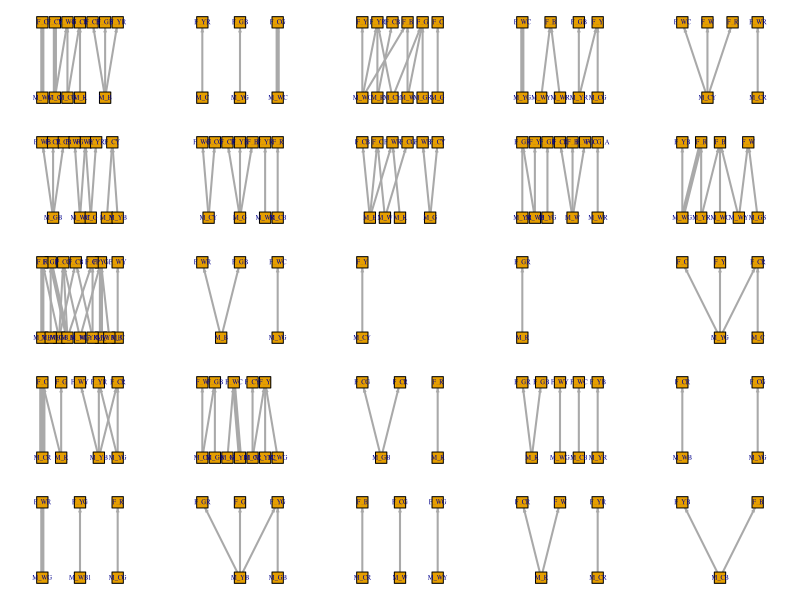
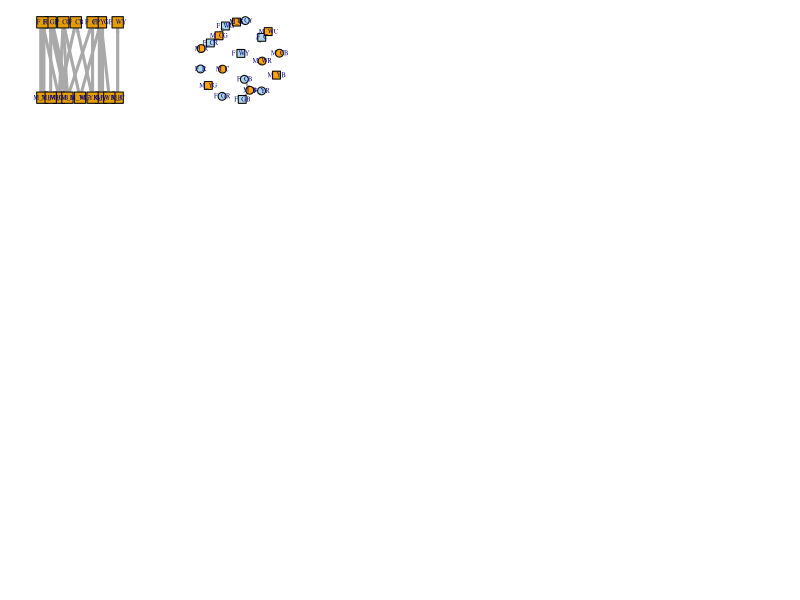
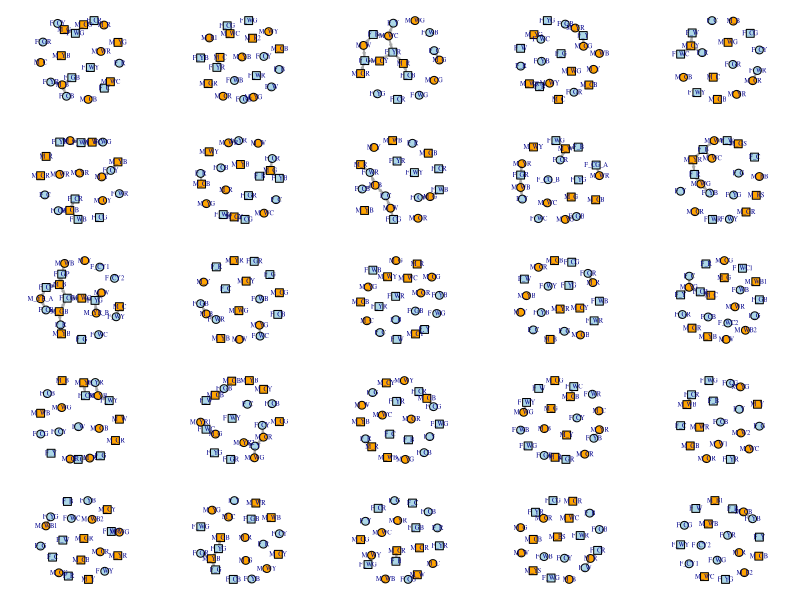
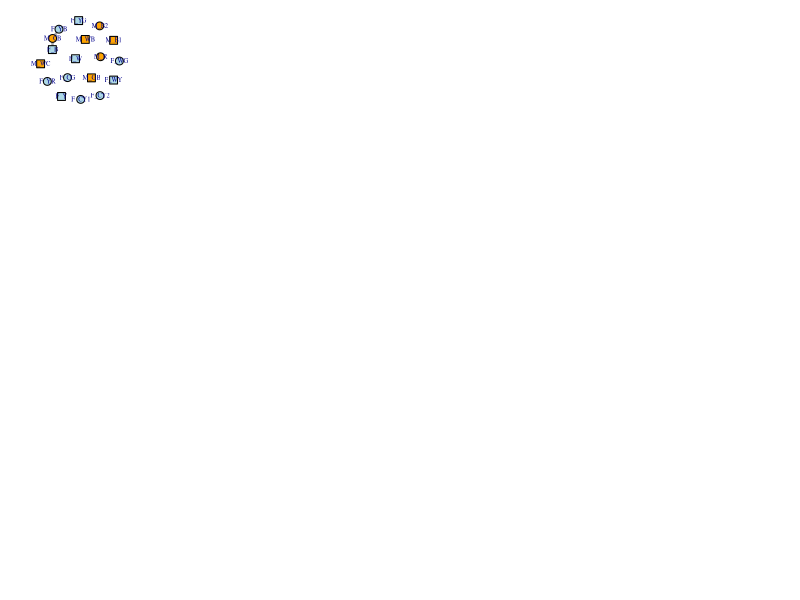

The R script that drew these images, in order: (Note: this script raises an error after producing the figures.)
## ---- chunk 1
library(tidyverse)
library(igraph)
## ---- chunk 2
rhag <- read.csv(file = "20220516_RhagMatingFixedDuplicates_intxns.csv", header = T)

#take out the between sex trials
rhag <- rhag %>% filter(within_sex == "N")

#change the trial names to a factor, and then to a number so we have a new column (trial_number) that gives each trial a unique number ID 1 through 25
str(rhag)
rhag$trial_number <- as.numeric(as.factor(rhag$trial_name))

#add M and F to actor and receiver codes so they have unique IDs
rhag$actor_code <- paste0("M_", rhag$actor_code)
rhag$receiver_code <- paste0("F_", rhag$receiver_code)
head(rhag)

#another way to do this
#rhag <- rhag %>% unite(receiver_unique ID, "receiver_code", "receiver_sex", remove = F)
#unite bring together two columns and remove = F keeps those columns
## ---- chunk 3
par(mfrow=c(5,5))
par(mar = c(1,1,1,1))
for(i in 1:25){
  sub <- rhag[rhag$trial_number == i,]
  sub_graph <- rhag[rhag$trial_number == i,] %>% select(actor_code, receiver_code)
  sub_graph <- as.matrix(sub_graph)
  sub_graph <- graph_from_edgelist(sub_graph, directed = T)
  E(sub_graph)$weight <- 1
  sub_graph <- simplify(sub_graph, edge.attr.comb=list(weight="sum"))
  V(sub_graph)$type <- V(sub_graph)$name %in% sub$actor_code
  set.seed(10)
  plot.igraph(sub_graph, vertex.shape="square", vertex.size = 30, edge.arrow.size = 0.2, 
              vertex.label.cex=0.6, edge.width = E(sub_graph)$weight*2, layout = layout.bipartite)
}  

#M on bottom, F on top
## ---- chunk 4
#select the trial we want
  eleven <- rhag[rhag$trial_number == 11,]

#choose the trial we want and only take the relevant columns
  eleven_graph <- rhag[rhag$trial_number == 11,] %>% select(actor_code, receiver_code)
  
#make them a matrix
  eleven_graph <- as.matrix(eleven_graph)
  
 #make a graph
  eleven_graph <- graph_from_edgelist(eleven_graph, directed = T)

#set the weight to be one
  E(eleven_graph)$weight <- 1 
  
#set the weight to be larger if there are multiple interactions
  eleven_graph <- simplify(eleven_graph, edge.attr.comb=list(weight="sum"))
  
#add a type so we can do a bipartite network, true if the name is in actor_code (i.e. male flies)
  V(eleven_graph)$type <- V(eleven_graph)$name %in% eleven$actor_code
  
#set vertex color
 # V(eleven_graph)$color <- c("steel blue")

 #try to add host attribute
#V(eleven_graph)$actor_host <- factor(eleven[match(V(eleven_graph)$name, eleven$actor_code), "actor_host"])
#V(eleven_graph)$receiver_host <- factor(eleven[match(V(eleven_graph)$name, eleven$receiver_code), "receiver_host"])

#V(eleven_graph)$color <- c("gold","slateblue")[(V(eleven_graph)$actor_host)]
#V(eleven_graph)$color <- c("red","orange")[(V(eleven_graph)$receiver_host)]
  
#plot
  #set.seed(10)
  #plot.igraph(eleven_graph, vertex.shape="square", vertex.size = 30, edge.arrow.size = 0, 
             # vertex.label.cex=0.6, edge.width = E(sub_graph)$weight*4, layout = layout.bipartite)
  
    plot.igraph(eleven_graph, vertex.shape="square", vertex.size = 30, edge.arrow.size = 0.2, 
              vertex.label.cex=0.6, edge.width = E(eleven_graph)$weight*3, layout = layout.bipartite)
## ---- chunk 5
#initializae a vector to store results in the loop, otherwise it will just write it over
densities <- rep(0, 25)
strengths <- rep(0, 25)

#use a for loop to calculate densities and strengths
for(i in 1:25){
  sub <- rhag[rhag$trial_number == i,]
  sub_graph <- rhag[rhag$trial_number == i,] %>% select(actor_code, receiver_code)
  sub_graph <- as.matrix(sub_graph)
  sub_graph <- graph_from_edgelist(sub_graph, directed = T)
  E(sub_graph)$weight <- 1
  sub_graph <- simplify(sub_graph, edge.attr.comb=list(weight="sum"))
  V(sub_graph)$type <- V(sub_graph)$name %in% sub$actor_code
  densities[[i]] <- edge_density(sub_graph)
  #the ith value in our density vector we made earlier, put in the edge density for each network
  strengths[[i]] <- mean(strength(sub_graph))
}  

#make a vector of trial names
trial_names <- unique(rhag$trial_name)

#make a vector of temperatures
temp <- rep(c("control","warm"),times=c(10,15))

#combine into a data frame
global_summary <- data.frame(trial_names, temp, densities, strengths)

#next steps, make a vector for the temperatures and cbind with the densities and strengths and make a little df of strengths, densities, and temp treatment and then run any kind of model on this 

#strengths_ln <- t.test(df, etc etc)

#think about what else I want to extract (summary stats at the network level), and add more to the for loop



##Here's some measurements just for one graph

#calculate edge density (number of edges/total possible edges
density_11 <- edge_density(eleven_graph)

#sum of edges connected to a note aka weighted degree
strength_11 <- mean(strength(eleven_graph))
## ---- chunk 6
(2*(21*21) + 14*(20*20) + 4*(19*19) + 4*(18*18) + 1*(17*17))/2
## ---- chunk 7
rhag_nodes <- read.csv(file = "20220516_RhagMatingFixedDuplicates_allflies.csv", header = T)

rhag_nodes <- unite(rhag_nodes, unique_ID, "sex", "mark_code", remove = F)

rhag_nodes_ex <- rhag_nodes %>%
  filter(trial_name == "HxA_C_04")

rhag_edge_ex <- rhag %>%
  filter(trial_name == "HxA_C_04")

rhag_edge_ex <- rhag_edge_ex[,c(3, 6)]

c <- graph_from_data_frame(d = rhag_edge_ex, vertices = rhag_nodes_ex$unique_ID, directed = T)
E(c)$weight <- 1 
c <- simplify(c, edge.attr.comb=list(weight="sum"))

#V(c)$type <- ifelse(rhag_nodes_ex$sex == "F", TRUE, FALSE)
#in order to get weird bipartite, switch what's commented out with the code below and then run the other code for the graph
V(c)$type <- rhag_nodes_ex$sex

V(c)$color <- ifelse(rhag_nodes_ex$sex == "F", "lightblue", "orange")

V(c)$host <- ifelse(rhag_nodes_ex$host == "App", "circle", "square")


#plot.igraph(c, vertex.shape="circle", vertex.size = 10, edge.arrow.size = 0.5, 
 #             vertex.label.cex=0.6, edge.width = E(c)$weight*2, layout = layout.bipartite)

plot.igraph(c, vertex.size = 20, edge.arrow.size = 0.5, 
              vertex.label.cex=0.6, edge.width = E(c)$weight*2, vertex.shape = V(c)$host)

## ---- chunk 8
par(mfrow=c(5,5))
par(mar = c(1,1,1,1))
for(i in 1:25){
  sub <- rhag[rhag$trial_number == i,]
  sub_node <- rhag_nodes[rhag_nodes$trial_name == sub$trial_name,]
  sub <- sub %>% select(actor_code, receiver_code)
  sub_graph <- graph_from_data_frame(d = sub, vertices = sub_node$unique_ID, directed = T)
  E(sub_graph)$weight <- 1
  sub_graph <- simplify(sub_graph, edge.attr.comb=list(weight="sum"))
  V(sub_graph)$color <- ifelse(sub_node$sex == "F", "lightblue", "orange")
  V(sub_graph)$host <- ifelse(sub_node$host == "App", "circle", "square")
  plot.igraph(sub_graph, vertex.shape=V(sub_graph)$host, vertex.size = 20, edge.arrow.size = 0.2, 
              vertex.label.cex=0.6, edge.width = E(sub_graph)$weight*2, vertex.color = V(sub_graph)$color)
}  
## ---- chunk 9
  sub <- rhag[rhag$trial_number == 25,]
  sub_node <- rhag_nodes[rhag_nodes$trial_name == sub$trial_name,]
  sub <- sub %>% select(actor_code, receiver_code)
  sub_graph <- graph_from_data_frame(d = sub, vertices = sub_node$unique_ID, directed = T)
  E(sub_graph)$weight <- 1
  sub_graph <- simplify(sub_graph, edge.attr.comb=list(weight="sum"))
  V(sub_graph)$color <- ifelse(sub_node$sex == "F", "lightblue", "orange")
  V(sub_graph)$host <- ifelse(sub_node$host == "App", "circle", "square")
  plot.igraph(sub_graph, vertex.shape=V(sub_graph)$host, vertex.size = 20, edge.arrow.size = 0.2, 
              vertex.label.cex=0.6, edge.width = E(sub_graph)$weight*2, vertex.color = V(sub_graph)$color)
## ---- chunk 10
#initialize a vector to store results in the loop, otherwise it will just write it over
densities <- rep(0, 25)
strengths <- rep(0, 25)

#use a for loop to calculate densities and strengths
for(i in 1:25){
  sub <- rhag_edges[rhag_edges$trial_number == i,]
  sub_node <- rhag_nodes[rhag_nodes$trial_name == sub$trial_name,]
  sub <- sub %>% select(actor_uniqueID, receiver_uniqueID)
  sub_graph <- graph_from_data_frame(d = sub, vertices = sub_node$unique_ID, directed = T)
  E(sub_graph)$weight <- 1
  sub_graph <- simplify(sub_graph, edge.attr.comb=list(weight="sum"))
 # V(sub_graph)$type <- V(sub_graph)$name %in% sub$actor_code
  densities[[i]] <- edge_density(sub_graph)
  #the ith value in our density vector we made earlier, put in the edge density for each network
  strengths[[i]] <- mean(strength(sub_graph))
}  

#make a vector of trial names
trial_names <- unique(rhag$trial_name)

#make a vector of temperatures
temp <- rep(c("control","warm"),times=c(10,15))

#combine into a data frame
global_summary <- data.frame(trial_names, temp, densities, strengths)

#visualize the distributions of density
ggplot(global_summary, aes(x = trial_names, y = densities)) +
  facet_wrap(~temp) +
  geom_boxplot()

#visualize the distributions of strength
ggplot(global_summary, aes(x = strengths)) +
  facet_wrap(~temp) +
  geom_histogram()
